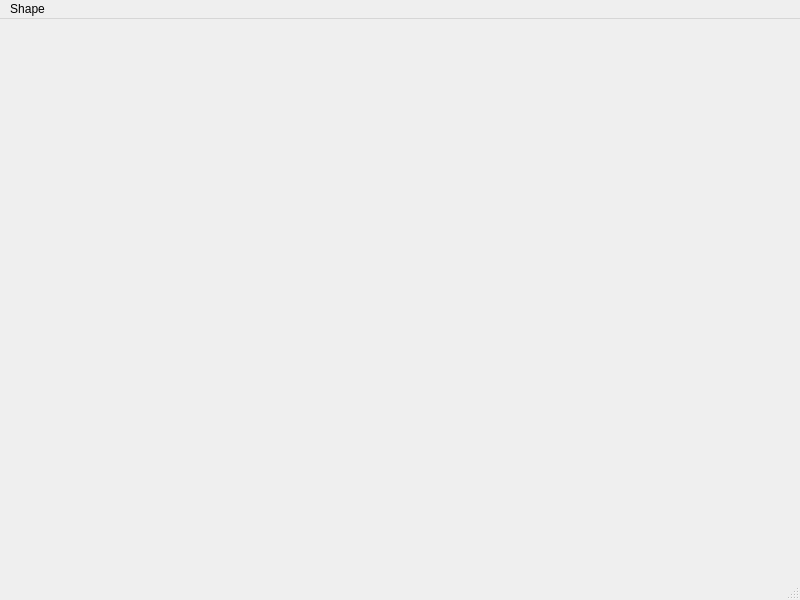
<?xml version="1.0" encoding="UTF-8"?>
<ui version="4.0">
 <class>MainWindow</class>
 <widget class="QMainWindow" name="MainWindow">
  <property name="geometry">
   <rect>
    <x>0</x>
    <y>0</y>
    <width>800</width>
    <height>600</height>
   </rect>
  </property>
  <property name="windowTitle">
   <string>MainWindow</string>
  </property>
  <widget class="QWidget" name="centralwidget"/>
  <widget class="QMenuBar" name="menubar">
   <property name="geometry">
    <rect>
     <x>0</x>
     <y>0</y>
     <width>800</width>
     <height>21</height>
    </rect>
   </property>
   <widget class="QMenu" name="menuShape">
    <property name="title">
     <string>Shape</string>
    </property>
    <addaction name="actionRectangle"/>
    <addaction name="actionLine"/>
    <addaction name="actionCircle"/>
   </widget>
   <addaction name="menuShape"/>
  </widget>
  <widget class="QStatusBar" name="statusbar"/>
  <action name="actionRectangle">
   <property name="text">
    <string>Rectangle</string>
   </property>
  </action>
  <action name="actionLine">
   <property name="text">
    <string>Line</string>
   </property>
  </action>
  <action name="actionCircle">
   <property name="text">
    <string>Circle</string>
   </property>
  </action>
 </widget>
 <resources/>
 <connections/>
</ui>
